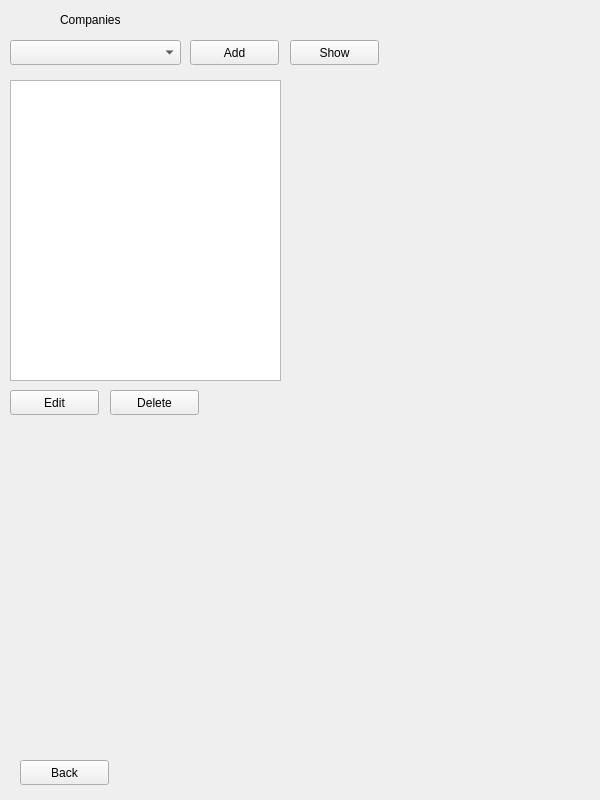
<?xml version="1.0" encoding="UTF-8"?>
<ui version="4.0">
 <class>CompaniesForm</class>
 <widget class="QWidget" name="CompaniesForm">
  <property name="geometry">
   <rect>
    <x>0</x>
    <y>0</y>
    <width>600</width>
    <height>800</height>
   </rect>
  </property>
  <property name="windowTitle">
   <string>Form</string>
  </property>
  <widget class="QComboBox" name="SelectCompanyComboBox">
   <property name="geometry">
    <rect>
     <x>10</x>
     <y>40</y>
     <width>171</width>
     <height>25</height>
    </rect>
   </property>
  </widget>
  <widget class="QLabel" name="CompaniesLabel">
   <property name="geometry">
    <rect>
     <x>60</x>
     <y>10</y>
     <width>81</width>
     <height>20</height>
    </rect>
   </property>
   <property name="text">
    <string>Companies</string>
   </property>
  </widget>
  <widget class="QTextBrowser" name="CompanyInfoTextBrowser">
   <property name="geometry">
    <rect>
     <x>10</x>
     <y>80</y>
     <width>271</width>
     <height>301</height>
    </rect>
   </property>
  </widget>
  <widget class="QPushButton" name="AddCompanyPushButton">
   <property name="geometry">
    <rect>
     <x>190</x>
     <y>40</y>
     <width>89</width>
     <height>25</height>
    </rect>
   </property>
   <property name="text">
    <string>Add</string>
   </property>
  </widget>
  <widget class="QPushButton" name="EditCompanyPushButton">
   <property name="geometry">
    <rect>
     <x>10</x>
     <y>390</y>
     <width>89</width>
     <height>25</height>
    </rect>
   </property>
   <property name="text">
    <string>Edit</string>
   </property>
  </widget>
  <widget class="QPushButton" name="DeleteCompanyPushButton">
   <property name="geometry">
    <rect>
     <x>110</x>
     <y>390</y>
     <width>89</width>
     <height>25</height>
    </rect>
   </property>
   <property name="text">
    <string>Delete</string>
   </property>
  </widget>
  <widget class="QPushButton" name="CompanyBackPushButton">
   <property name="geometry">
    <rect>
     <x>20</x>
     <y>760</y>
     <width>89</width>
     <height>25</height>
    </rect>
   </property>
   <property name="text">
    <string>Back</string>
   </property>
  </widget>
  <widget class="QPushButton" name="ShowCompanyPushButton">
   <property name="geometry">
    <rect>
     <x>290</x>
     <y>40</y>
     <width>89</width>
     <height>25</height>
    </rect>
   </property>
   <property name="text">
    <string>Show</string>
   </property>
  </widget>
 </widget>
 <resources/>
 <connections/>
</ui>
